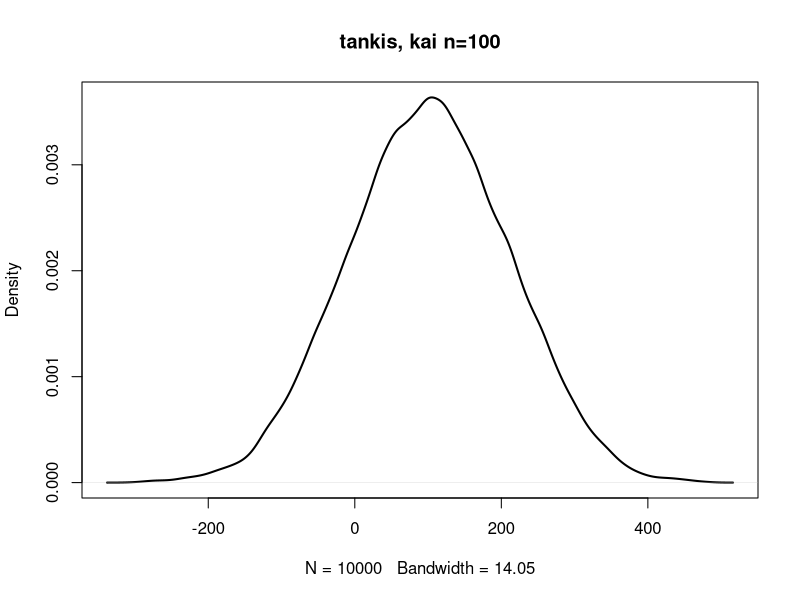

Recreate this plot in R.
## ---- chunk 1
gamble <- function(){
  x =sample(c(-0.5,-1,1),1000,prob = c(1/37,18/37,18/37),replace=T)
  x=sum(x)
}
## ---- chunk 2
y <- replicate(10^5,gamble())
## ---- chunk 3
p=mean(y>0)
p

## ---- chunk 4
x=quantile(y, 0.25)
unname(x)
## ---- chunk 5
flip <- function(n){
    x=sample(c(-10,12),n,replace=T)
    x=sum(x)
}
## ---- chunk 6
n=c(1,2,5,10,20,100)
u = numeric(0)
for(i in 1:6){
  a<- replicate(10^4,flip(n[i]))
  u = c(u,a)
}
y=matrix(u, byrow = F, ncol = 6)
y
## ---- chunk 7
  p=numeric(0)
  for(i in 1:6){
  p[i]<-mean(y[,i]>0)
  p[i]
}
## ---- chunk 8
g=numeric(0)
for(i in 1:6){
  x=c(quantile(y[,i], 0.025),quantile(y[,i], 0.975))
  g=c(g,"[",unname(x[1]),",",unname(x[2]),"]")
}

paste(g,collapse=" ")
## ---- chunk 9
plot(density(y[,6]),main="tankis, kai n=100", lwd = 2)
